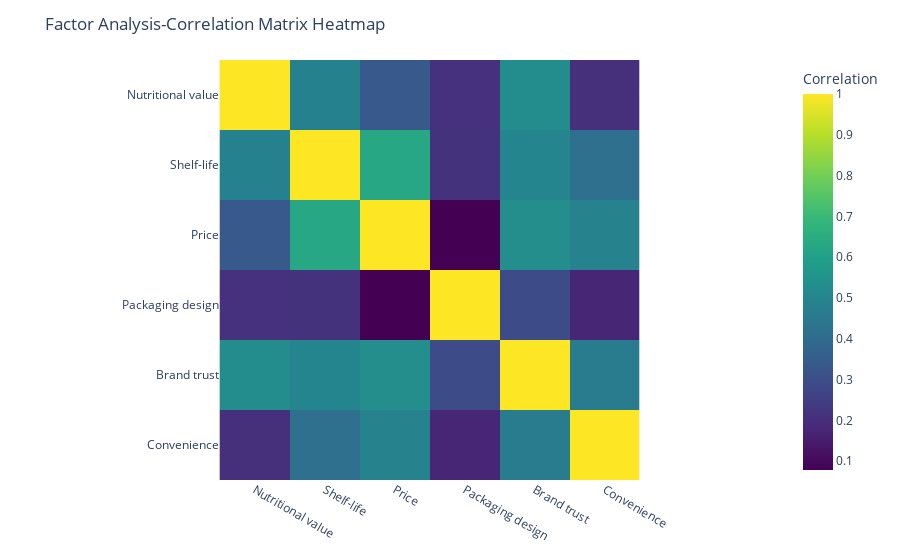

Notebook source saved alongside this figure:
### Code cell
# Calculate the correlation matrix
correlation_matrix = factors.corr()

# Plot the heatmap using Plotly
fig = px.imshow(correlation_matrix, 
                labels=dict(color="Correlation"),
                x=correlation_matrix.columns,
                y=correlation_matrix.columns,
                color_continuous_scale='Viridis')

fig.update_layout(title='Factor Analysis-Correlation Matrix Heatmap')
fig.show()

### Figure 1 — Plotly figure (JSON) as saved in the notebook; plotly's stock layout.template omitted (floating-point values rounded to 4 significant figures)
{"data": [{"coloraxis": "coloraxis", "hovertemplate": "x: %{x}<br>y: %{y}<br>Correlation: %{z}<extra></extra>", "name": "0", "type": "heatmap", "x": ["Nutritional value", "Shelf-life", "Price", "Packaging design", "Brand trust", "Convenience"], "xaxis": "x", "y": ["Nutritional value", "Shelf-life", "Price", "Packaging design", "Brand trust", "Convenience"], "yaxis": "y", "z": [[1, 0.4841, 0.3366, 0.2097, 0.526, 0.2013], [0.4841, 1, 0.6271, 0.2112, 0.4976, 0.4157], [0.3366, 0.6271, 1, 0.07863, 0.5311, 0.4927], [0.2097, 0.2112, 0.07863, 1, 0.2896, 0.1766], [0.526, 0.4976, 0.5311, 0.2896, 1, 0.4637], [0.2013, 0.4157, 0.4927, 0.1766, 0.4637, 1]]}], "layout": {"coloraxis": {"colorbar": {"title": {"text": "Correlation"}}, "colorscale": [[0, "#440154"], [0.1111, "#482878"], [0.2222, "#3e4989"], [0.3333, "#31688e"], [0.4444, "#26828e"], [0.5556, "#1f9e89"], [0.6667, "#35b779"], [0.7778, "#6ece58"], [0.8889, "#b5de2b"], [1, "#fde725"]]}, "margin": {"t": 60}, "title": {"text": "Factor Analysis-Correlation Matrix Heatmap"}, "xaxis": {"anchor": "y", "constrain": "domain", "domain": [0, 1], "scaleanchor": "y"}, "yaxis": {"anchor": "x", "autorange": "reversed", "constrain": "domain", "domain": [0, 1]}}}
